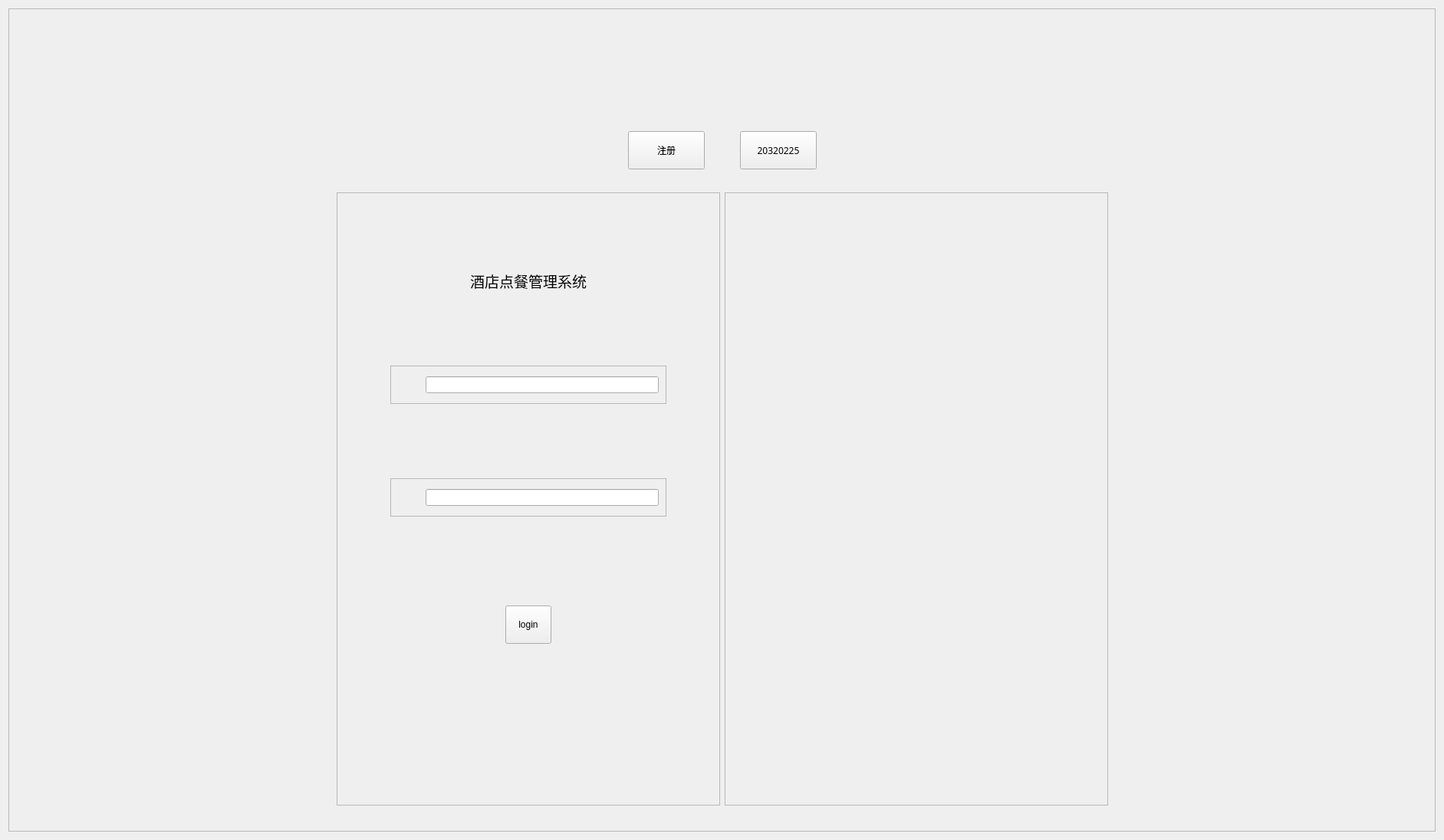
<?xml version="1.0" encoding="UTF-8"?>
<ui version="4.0">
 <class>hotelmenuClass</class>
 <widget class="QWidget" name="hotelmenuClass">
  <property name="geometry">
   <rect>
    <x>0</x>
    <y>0</y>
    <width>1883</width>
    <height>1096</height>
   </rect>
  </property>
  <property name="windowTitle">
   <string>Widget</string>
  </property>
  <layout class="QGridLayout" name="gridLayout_6">
   <item row="0" column="0">
    <widget class="QFrame" name="frame_background">
     <property name="frameShape">
      <enum>QFrame::StyledPanel</enum>
     </property>
     <property name="frameShadow">
      <enum>QFrame::Raised</enum>
     </property>
     <layout class="QGridLayout" name="gridLayout_5">
      <item row="0" column="0">
       <layout class="QVBoxLayout" name="verticalLayout_2">
        <item>
         <spacer name="verticalSpacer_7">
          <property name="orientation">
           <enum>Qt::Vertical</enum>
          </property>
          <property name="sizeType">
           <enum>QSizePolicy::Fixed</enum>
          </property>
          <property name="sizeHint" stdset="0">
           <size>
            <width>20</width>
            <height>150</height>
           </size>
          </property>
         </spacer>
        </item>
        <item>
         <layout class="QHBoxLayout" name="horizontalLayout_11">
          <item>
           <spacer name="horizontalSpacer_15">
            <property name="orientation">
             <enum>Qt::Horizontal</enum>
            </property>
            <property name="sizeHint" stdset="0">
             <size>
              <width>40</width>
              <height>20</height>
             </size>
            </property>
           </spacer>
          </item>
          <item>
           <widget class="QPushButton" name="btn_1">
            <property name="sizePolicy">
             <sizepolicy hsizetype="Fixed" vsizetype="Fixed">
              <horstretch>0</horstretch>
              <verstretch>0</verstretch>
             </sizepolicy>
            </property>
            <property name="minimumSize">
             <size>
              <width>100</width>
              <height>50</height>
             </size>
            </property>
            <property name="maximumSize">
             <size>
              <width>100</width>
              <height>50</height>
             </size>
            </property>
            <property name="font">
             <font>
              <family>楷体</family>
             </font>
            </property>
            <property name="text">
             <string>注册</string>
            </property>
           </widget>
          </item>
          <item>
           <spacer name="horizontalSpacer_16">
            <property name="orientation">
             <enum>Qt::Horizontal</enum>
            </property>
            <property name="sizeType">
             <enum>QSizePolicy::Fixed</enum>
            </property>
            <property name="sizeHint" stdset="0">
             <size>
              <width>40</width>
              <height>20</height>
             </size>
            </property>
           </spacer>
          </item>
          <item>
           <widget class="QPushButton" name="btn_2">
            <property name="sizePolicy">
             <sizepolicy hsizetype="Fixed" vsizetype="Fixed">
              <horstretch>0</horstretch>
              <verstretch>0</verstretch>
             </sizepolicy>
            </property>
            <property name="minimumSize">
             <size>
              <width>100</width>
              <height>50</height>
             </size>
            </property>
            <property name="maximumSize">
             <size>
              <width>100</width>
              <height>50</height>
             </size>
            </property>
            <property name="font">
             <font>
              <family>楷体</family>
             </font>
            </property>
            <property name="text">
             <string>20320225</string>
            </property>
           </widget>
          </item>
          <item>
           <spacer name="horizontalSpacer_19">
            <property name="orientation">
             <enum>Qt::Horizontal</enum>
            </property>
            <property name="sizeHint" stdset="0">
             <size>
              <width>40</width>
              <height>20</height>
             </size>
            </property>
           </spacer>
          </item>
         </layout>
        </item>
        <item>
         <spacer name="verticalSpacer_8">
          <property name="orientation">
           <enum>Qt::Vertical</enum>
          </property>
          <property name="sizeHint" stdset="0">
           <size>
            <width>20</width>
            <height>40</height>
           </size>
          </property>
         </spacer>
        </item>
        <item>
         <layout class="QHBoxLayout" name="horizontalLayout_10">
          <item>
           <spacer name="horizontalSpacer_13">
            <property name="orientation">
             <enum>Qt::Horizontal</enum>
            </property>
            <property name="sizeHint" stdset="0">
             <size>
              <width>40</width>
              <height>20</height>
             </size>
            </property>
           </spacer>
          </item>
          <item>
           <widget class="QFrame" name="frame_login">
            <property name="sizePolicy">
             <sizepolicy hsizetype="Fixed" vsizetype="Fixed">
              <horstretch>0</horstretch>
              <verstretch>0</verstretch>
             </sizepolicy>
            </property>
            <property name="minimumSize">
             <size>
              <width>500</width>
              <height>800</height>
             </size>
            </property>
            <property name="maximumSize">
             <size>
              <width>1000</width>
              <height>1200</height>
             </size>
            </property>
            <property name="frameShape">
             <enum>QFrame::StyledPanel</enum>
            </property>
            <property name="frameShadow">
             <enum>QFrame::Raised</enum>
            </property>
            <layout class="QGridLayout" name="gridLayout_4">
             <item row="0" column="0">
              <layout class="QVBoxLayout" name="verticalLayout">
               <item>
                <spacer name="verticalSpacer">
                 <property name="orientation">
                  <enum>Qt::Vertical</enum>
                 </property>
                 <property name="sizeHint" stdset="0">
                  <size>
                   <width>20</width>
                   <height>40</height>
                  </size>
                 </property>
                </spacer>
               </item>
               <item>
                <layout class="QHBoxLayout" name="horizontalLayout">
                 <item>
                  <spacer name="horizontalSpacer_2">
                   <property name="orientation">
                    <enum>Qt::Horizontal</enum>
                   </property>
                   <property name="sizeHint" stdset="0">
                    <size>
                     <width>40</width>
                     <height>20</height>
                    </size>
                   </property>
                  </spacer>
                 </item>
                 <item>
                  <widget class="QLabel" name="label_login_1">
                   <property name="font">
                    <font>
                     <family>华文行楷</family>
                     <pointsize>14</pointsize>
                    </font>
                   </property>
                   <property name="text">
                    <string>酒店点餐管理系统</string>
                   </property>
                  </widget>
                 </item>
                 <item>
                  <spacer name="horizontalSpacer">
                   <property name="orientation">
                    <enum>Qt::Horizontal</enum>
                   </property>
                   <property name="sizeHint" stdset="0">
                    <size>
                     <width>40</width>
                     <height>20</height>
                    </size>
                   </property>
                  </spacer>
                 </item>
                </layout>
               </item>
               <item>
                <spacer name="verticalSpacer_2">
                 <property name="orientation">
                  <enum>Qt::Vertical</enum>
                 </property>
                 <property name="sizeHint" stdset="0">
                  <size>
                   <width>20</width>
                   <height>40</height>
                  </size>
                 </property>
                </spacer>
               </item>
               <item>
                <layout class="QHBoxLayout" name="horizontalLayout_3">
                 <item>
                  <spacer name="horizontalSpacer_3">
                   <property name="orientation">
                    <enum>Qt::Horizontal</enum>
                   </property>
                   <property name="sizeType">
                    <enum>QSizePolicy::Fixed</enum>
                   </property>
                   <property name="sizeHint" stdset="0">
                    <size>
                     <width>60</width>
                     <height>20</height>
                    </size>
                   </property>
                  </spacer>
                 </item>
                 <item>
                  <widget class="QFrame" name="frame_user_name">
                   <property name="frameShape">
                    <enum>QFrame::StyledPanel</enum>
                   </property>
                   <property name="frameShadow">
                    <enum>QFrame::Raised</enum>
                   </property>
                   <layout class="QGridLayout" name="gridLayout">
                    <item row="0" column="0">
                     <layout class="QHBoxLayout" name="horizontalLayout_2">
                      <item>
                       <widget class="QLabel" name="label_user_name">
                        <property name="sizePolicy">
                         <sizepolicy hsizetype="Fixed" vsizetype="Fixed">
                          <horstretch>0</horstretch>
                          <verstretch>0</verstretch>
                         </sizepolicy>
                        </property>
                        <property name="minimumSize">
                         <size>
                          <width>30</width>
                          <height>30</height>
                         </size>
                        </property>
                        <property name="maximumSize">
                         <size>
                          <width>30</width>
                          <height>30</height>
                         </size>
                        </property>
                        <property name="text">
                         <string/>
                        </property>
                       </widget>
                      </item>
                      <item>
                       <widget class="QLineEdit" name="lineEdit_username"/>
                      </item>
                     </layout>
                    </item>
                   </layout>
                  </widget>
                 </item>
                 <item>
                  <spacer name="horizontalSpacer_4">
                   <property name="orientation">
                    <enum>Qt::Horizontal</enum>
                   </property>
                   <property name="sizeType">
                    <enum>QSizePolicy::Fixed</enum>
                   </property>
                   <property name="sizeHint" stdset="0">
                    <size>
                     <width>60</width>
                     <height>20</height>
                    </size>
                   </property>
                  </spacer>
                 </item>
                </layout>
               </item>
               <item>
                <spacer name="verticalSpacer_3">
                 <property name="orientation">
                  <enum>Qt::Vertical</enum>
                 </property>
                 <property name="sizeHint" stdset="0">
                  <size>
                   <width>17</width>
                   <height>17</height>
                  </size>
                 </property>
                </spacer>
               </item>
               <item>
                <layout class="QHBoxLayout" name="horizontalLayout_5">
                 <item>
                  <spacer name="horizontalSpacer_5">
                   <property name="orientation">
                    <enum>Qt::Horizontal</enum>
                   </property>
                   <property name="sizeType">
                    <enum>QSizePolicy::Fixed</enum>
                   </property>
                   <property name="sizeHint" stdset="0">
                    <size>
                     <width>60</width>
                     <height>20</height>
                    </size>
                   </property>
                  </spacer>
                 </item>
                 <item>
                  <widget class="QFrame" name="frame_pwd">
                   <property name="frameShape">
                    <enum>QFrame::StyledPanel</enum>
                   </property>
                   <property name="frameShadow">
                    <enum>QFrame::Raised</enum>
                   </property>
                   <layout class="QGridLayout" name="gridLayout_3">
                    <item row="0" column="0">
                     <layout class="QHBoxLayout" name="horizontalLayout_6">
                      <item>
                       <widget class="QLabel" name="label_pwd">
                        <property name="sizePolicy">
                         <sizepolicy hsizetype="Fixed" vsizetype="Fixed">
                          <horstretch>0</horstretch>
                          <verstretch>0</verstretch>
                         </sizepolicy>
                        </property>
                        <property name="minimumSize">
                         <size>
                          <width>30</width>
                          <height>30</height>
                         </size>
                        </property>
                        <property name="maximumSize">
                         <size>
                          <width>30</width>
                          <height>30</height>
                         </size>
                        </property>
                        <property name="text">
                         <string/>
                        </property>
                       </widget>
                      </item>
                      <item>
                       <widget class="QLineEdit" name="lineEdit_pwd"/>
                      </item>
                     </layout>
                    </item>
                   </layout>
                  </widget>
                 </item>
                 <item>
                  <spacer name="horizontalSpacer_6">
                   <property name="orientation">
                    <enum>Qt::Horizontal</enum>
                   </property>
                   <property name="sizeType">
                    <enum>QSizePolicy::Fixed</enum>
                   </property>
                   <property name="sizeHint" stdset="0">
                    <size>
                     <width>60</width>
                     <height>20</height>
                    </size>
                   </property>
                  </spacer>
                 </item>
                </layout>
               </item>
               <item>
                <layout class="QHBoxLayout" name="horizontalLayout_7">
                 <item>
                  <spacer name="horizontalSpacer_7">
                   <property name="orientation">
                    <enum>Qt::Horizontal</enum>
                   </property>
                   <property name="sizeHint" stdset="0">
                    <size>
                     <width>40</width>
                     <height>20</height>
                    </size>
                   </property>
                  </spacer>
                 </item>
                 <item>
                  <spacer name="horizontalSpacer_8">
                   <property name="orientation">
                    <enum>Qt::Horizontal</enum>
                   </property>
                   <property name="sizeType">
                    <enum>QSizePolicy::Fixed</enum>
                   </property>
                   <property name="sizeHint" stdset="0">
                    <size>
                     <width>60</width>
                     <height>20</height>
                    </size>
                   </property>
                  </spacer>
                 </item>
                </layout>
               </item>
               <item>
                <spacer name="verticalSpacer_4">
                 <property name="orientation">
                  <enum>Qt::Vertical</enum>
                 </property>
                 <property name="sizeHint" stdset="0">
                  <size>
                   <width>20</width>
                   <height>40</height>
                  </size>
                 </property>
                </spacer>
               </item>
               <item>
                <layout class="QHBoxLayout" name="horizontalLayout_8">
                 <item>
                  <spacer name="horizontalSpacer_9">
                   <property name="orientation">
                    <enum>Qt::Horizontal</enum>
                   </property>
                   <property name="sizeHint" stdset="0">
                    <size>
                     <width>40</width>
                     <height>20</height>
                    </size>
                   </property>
                  </spacer>
                 </item>
                 <item>
                  <widget class="QPushButton" name="btn_login">
                   <property name="sizePolicy">
                    <sizepolicy hsizetype="Fixed" vsizetype="Fixed">
                     <horstretch>0</horstretch>
                     <verstretch>0</verstretch>
                    </sizepolicy>
                   </property>
                   <property name="minimumSize">
                    <size>
                     <width>60</width>
                     <height>50</height>
                    </size>
                   </property>
                   <property name="maximumSize">
                    <size>
                     <width>60</width>
                     <height>50</height>
                    </size>
                   </property>
                   <property name="text">
                    <string>login</string>
                   </property>
                  </widget>
                 </item>
                 <item>
                  <spacer name="horizontalSpacer_10">
                   <property name="orientation">
                    <enum>Qt::Horizontal</enum>
                   </property>
                   <property name="sizeHint" stdset="0">
                    <size>
                     <width>40</width>
                     <height>20</height>
                    </size>
                   </property>
                  </spacer>
                 </item>
                </layout>
               </item>
               <item>
                <spacer name="verticalSpacer_5">
                 <property name="orientation">
                  <enum>Qt::Vertical</enum>
                 </property>
                 <property name="sizeHint" stdset="0">
                  <size>
                   <width>20</width>
                   <height>40</height>
                  </size>
                 </property>
                </spacer>
               </item>
               <item>
                <layout class="QHBoxLayout" name="horizontalLayout_9">
                 <item>
                  <spacer name="horizontalSpacer_11">
                   <property name="orientation">
                    <enum>Qt::Horizontal</enum>
                   </property>
                   <property name="sizeHint" stdset="0">
                    <size>
                     <width>40</width>
                     <height>20</height>
                    </size>
                   </property>
                  </spacer>
                 </item>
                 <item>
                  <spacer name="horizontalSpacer_12">
                   <property name="orientation">
                    <enum>Qt::Horizontal</enum>
                   </property>
                   <property name="sizeHint" stdset="0">
                    <size>
                     <width>40</width>
                     <height>20</height>
                    </size>
                   </property>
                  </spacer>
                 </item>
                </layout>
               </item>
               <item>
                <spacer name="verticalSpacer_6">
                 <property name="orientation">
                  <enum>Qt::Vertical</enum>
                 </property>
                 <property name="sizeHint" stdset="0">
                  <size>
                   <width>17</width>
                   <height>28</height>
                  </size>
                 </property>
                </spacer>
               </item>
              </layout>
             </item>
            </layout>
           </widget>
          </item>
          <item>
           <widget class="QFrame" name="frame_pic">
            <property name="sizePolicy">
             <sizepolicy hsizetype="Fixed" vsizetype="Fixed">
              <horstretch>0</horstretch>
              <verstretch>0</verstretch>
             </sizepolicy>
            </property>
            <property name="minimumSize">
             <size>
              <width>500</width>
              <height>800</height>
             </size>
            </property>
            <property name="maximumSize">
             <size>
              <width>1000</width>
              <height>1200</height>
             </size>
            </property>
            <property name="frameShape">
             <enum>QFrame::StyledPanel</enum>
            </property>
            <property name="frameShadow">
             <enum>QFrame::Raised</enum>
            </property>
           </widget>
          </item>
          <item>
           <spacer name="horizontalSpacer_14">
            <property name="orientation">
             <enum>Qt::Horizontal</enum>
            </property>
            <property name="sizeHint" stdset="0">
             <size>
              <width>40</width>
              <height>20</height>
             </size>
            </property>
           </spacer>
          </item>
         </layout>
        </item>
        <item>
         <spacer name="verticalSpacer_9">
          <property name="orientation">
           <enum>Qt::Vertical</enum>
          </property>
          <property name="sizeHint" stdset="0">
           <size>
            <width>20</width>
            <height>40</height>
           </size>
          </property>
         </spacer>
        </item>
       </layout>
      </item>
     </layout>
    </widget>
   </item>
  </layout>
 </widget>
 <resources>
  <include location="hotelmenu.qrc"/>
 </resources>
 <connections/>
</ui>
